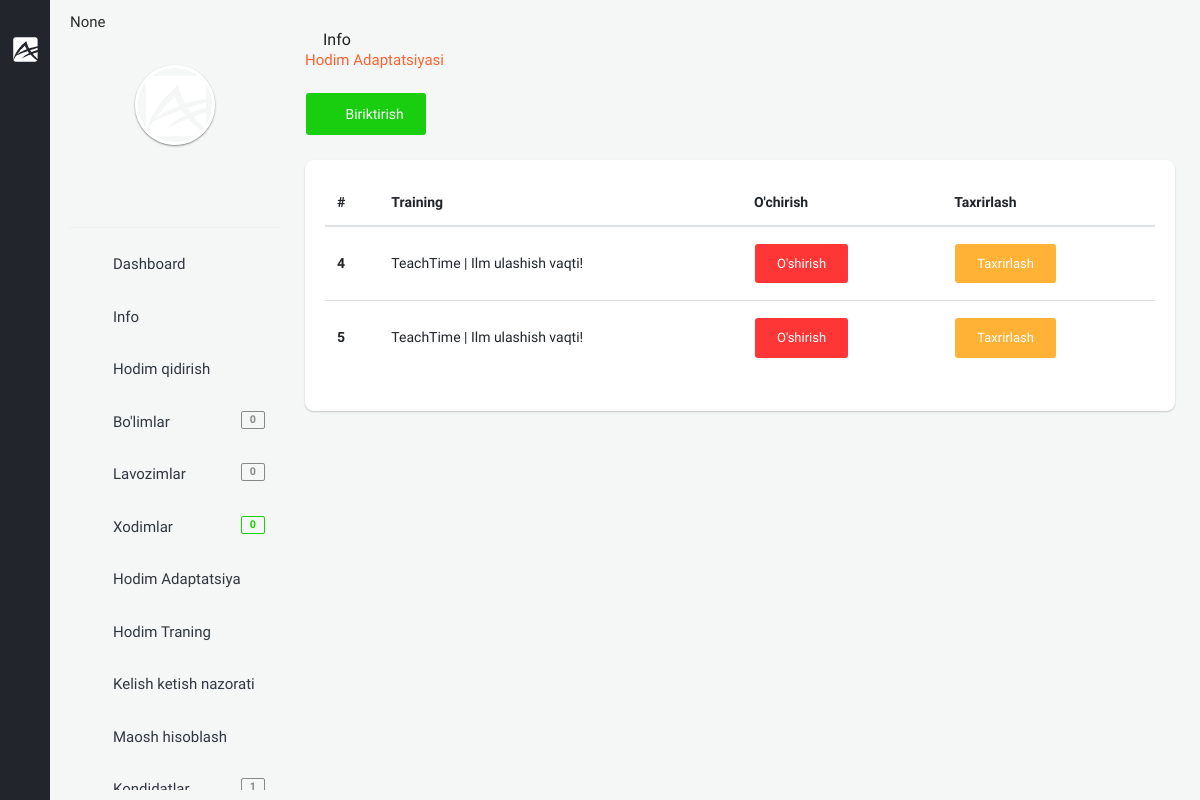
The page /backoffice/training-info (signed in) on the database as committed earlier.
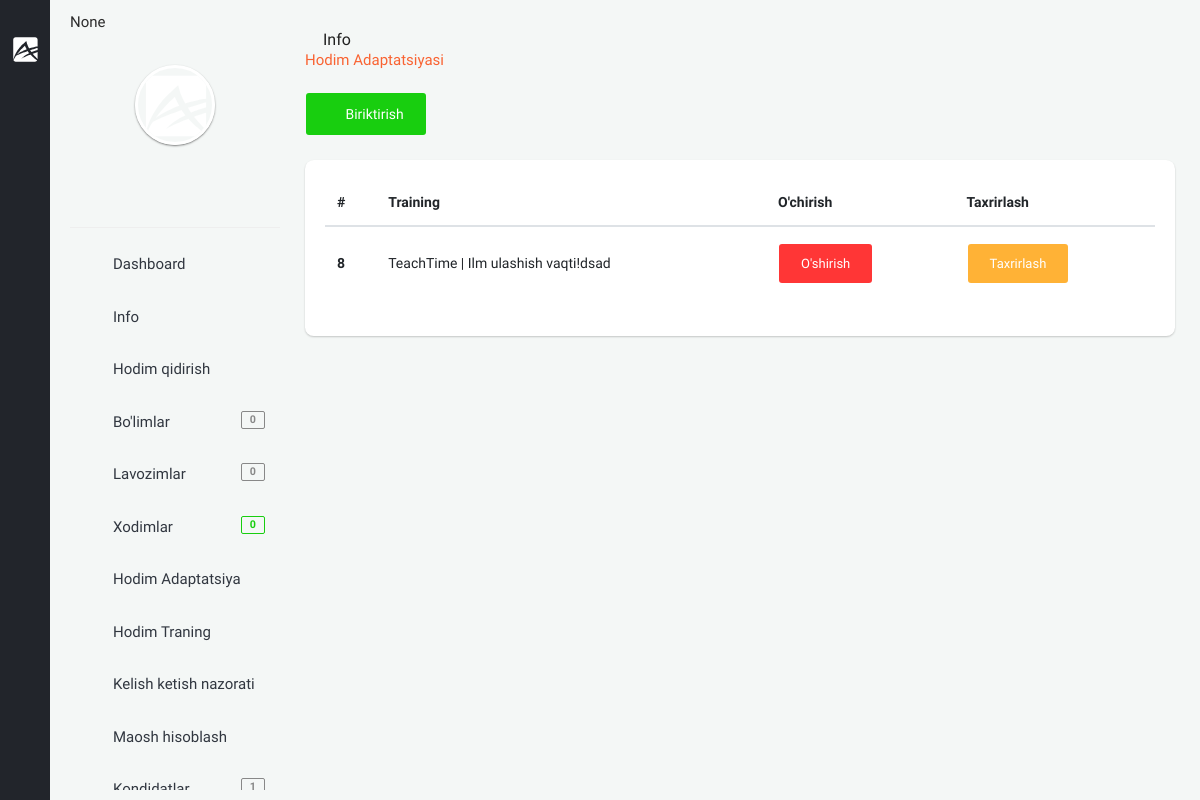
The same page on the database as committed later.
### app/models.py (models this page shows, shortened)
class TrainingInfo(models.Model):
    position = models.ForeignKey(Position, on_delete=models.CASCADE, null=True, blank=True,
                                 verbose_name="Xodimning lavozimi")
    title = models.CharField(null=True, blank=True, max_length=255)
    company = models.ForeignKey(Company, on_delete=models.CASCADE, blank=True, null=True, verbose_name="Kompaniya")
    info = RichTextUploadingField(null=True, blank=True)
    create_at = models.DateTimeField(auto_now_add=True)

### backoffice/views.py (the view, shortened to what this page needs)
# urls.py: path('training-info', views.TrainingInfoTemplateView.as_view(), name="training_info"),
class TrainingInfoTemplateView(LoginRequiredMixin, generic.CreateView):
    template_name = 'backoffice/pages/trainig-info/index.html'
    form_class = forms.TrainingInfoModelForm
    success_url = reverse_lazy('training_info')
    model = models.TrainingInfo
    def get_context_data(self, *, object_list=None, **kwargs):
        ctx = super(TrainingInfoTemplateView, self).get_context_data(**kwargs)
        company = self.request.user.company
        training_info = models.TrainingInfo.objects.filter(company=company)
        staffs = models.Staff.objects.filter(company=company)
        ctx['items'] = training_info
        ctx['staffs'] = staffs
        return ctx

### backoffice/forms.py
class TrainingInfoModelForm(forms.ModelForm):
    class Meta:
        model = models.TrainingInfo
        exclude = ('company',)

### app/models.py (called while the page is built)
    def __str__(self):
        return self.name

### backoffice/context_processors.py (called while the page is built)
def staff_amount(request):
    amount_staff = None
    if request.user.is_anonymous == False:
        company = request.user.company
        staff = models.Staff.objects.filter(company=company)
        amount_staff = staff.count()
    return {"amount_staff": amount_staff}

def position_amount(request):
    position_amounts = None
    if request.user.is_anonymous == False:
        company = request.user.company
        position = models.Position.objects.filter(company=company)
        position_amounts = position.count()
    return {
        'position_amounts': position_amounts
    }

def department_amount(request):
    department_amounts = None
    if request.user.is_anonymous == False:
        company = request.user.company
        department = models.Department.objects.filter(company=company)
        department_amounts = department.count()
    return {
        'department_amounts': department_amounts
    }

### templates/backoffice/pages/trainig-info/index.html (shortened to what this page needs)
{% extends 'backoffice/base.html' %}
{% block content %}
    <section class="content">
        <div class="container-fluid">
            <div class="row clearfix">
                <div class="col-lg-12 col-md-12 col-sm-12">
                    <div class="card">
                        <div class="header">
                            <ul class="list-unstyled">
                                <li>
                                    <h2><i class="zmdi zmdi-info-outline"></i> Info</h2>
                                </li>
                                <li>
                                    <a href="">Hodim Adaptatsiyasi</a>
                                </li>
                            </ul>
                            <button type="button" data-color="pink" data-toggle="modal" data-target="#colorModal"
                                    class="btn btn-success waves-effect"><i class="zmdi zmdi-plus"></i> Biriktirish
                            </button>
                        </div>
                        <div class="body table-responsive">
                            <table class="table table-hover">
                                <thead>
                                <tr>
                                    <th>#</th>
                                    <th>Training</th>
                                    <th>O'chirish</th>
                                    <th>Taxrirlash</th>
                                </tr>
                                </thead>
                                <tbody>
                                {% for item in items %}
                                    <tr>
                                        <th scope="row">{{ item.id }}</th>
                                        <td>
                                            {{ item.title }}
                                        </td>
                                        <td>
                                            <form action="{% url 'training_info_delete' pk=item.pk %}" method="POST">
                                                <input class="btn btn-default btn-danger" type="submit"
                                                       value="O'shirish"/>
                                            </form>
                                        </td>
                                        <td>
                                            <a href="javascript:void(0);" data-color="pink"
                                               data-toggle="modal" data-target="#staff_adaptation{{ item.id }}"
                                               class="btn btn-warning waves-effect">Taxrirlash</a>
                                        </td>
                                    </tr>
                                {% endfor %}
                                </tbody>
                            </table>
                        </div>
                    </div>
                </div>
            </div>
        </div>
    </section>
{% endblock %}

Rows that differ between the two databases and show on the page:
no longer on this page (row edited): TrainingInfo: id "4", title "TeachTime | Ilm ulashish vaqti!"
no longer on this page (row edited): TrainingInfo: id "5", title "TeachTime | Ilm ulashish vaqti!"
added TrainingInfo: id "8", title "TeachTime | Ilm ulashish vaqti!dsad"
